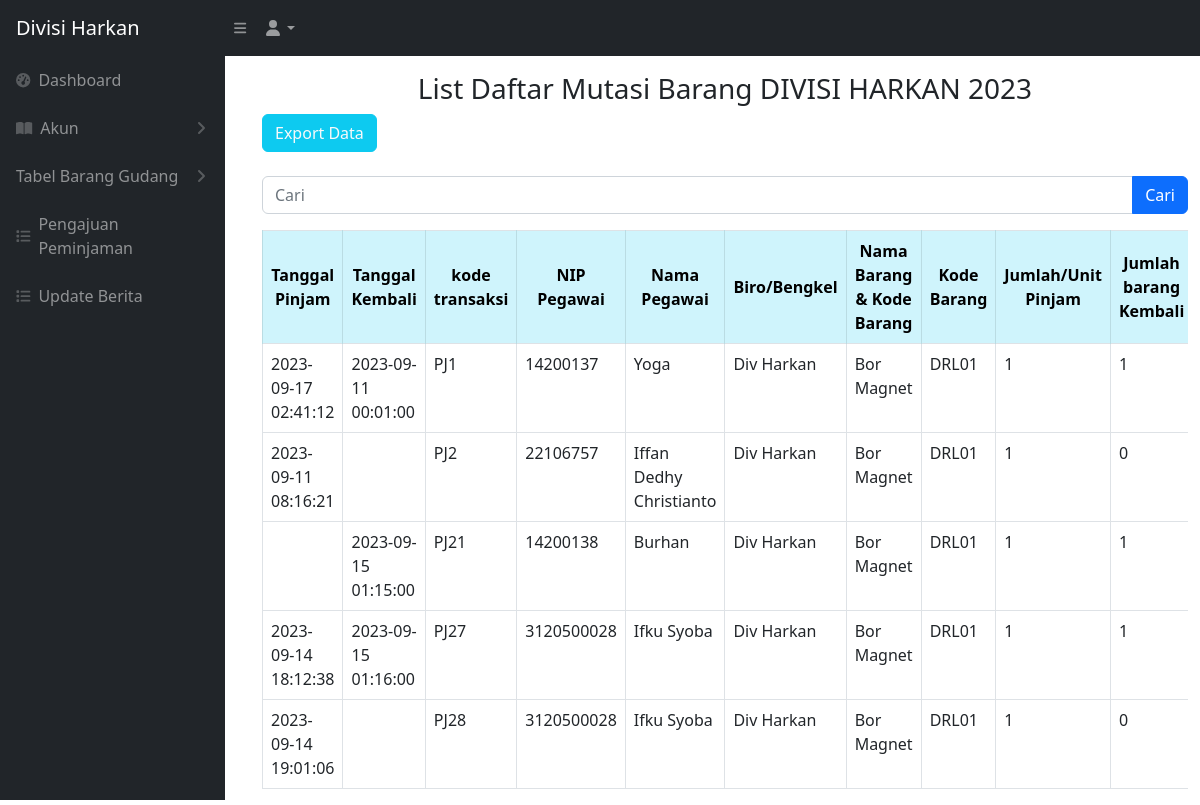
/mutasibarang.php (signed in), run on an earlier commit of the app's database.
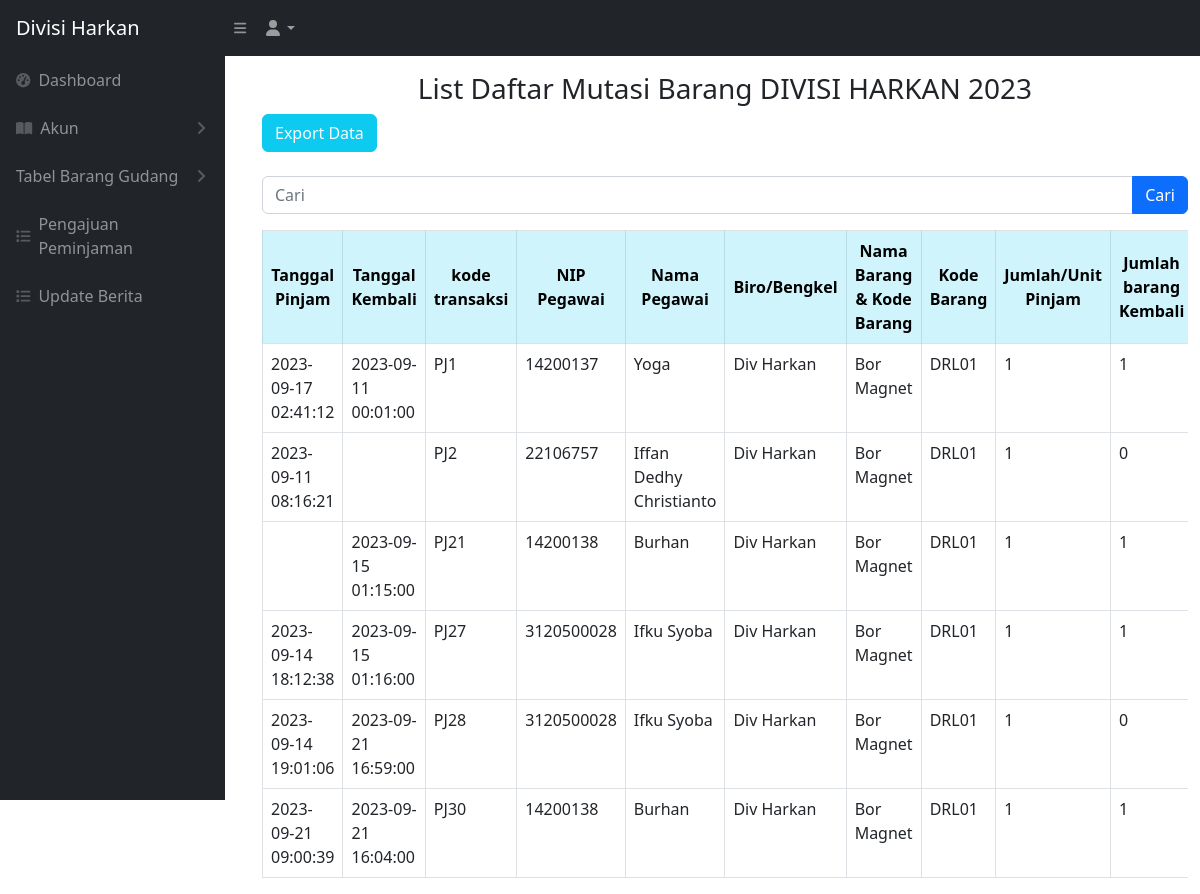
And on a later commit of the database.
### tables this page shows
CREATE TABLE `keluar_masuk_barang` (
  `idtransaksi` int NOT NULL,
  `kodetransaksi` varchar(200) NOT NULL,
  `tanggal` timestamp NULL DEFAULT NULL,
  `tanggal_pengajuan` timestamp NULL DEFAULT NULL,
  `tanggalkembali` timestamp NULL DEFAULT NULL,
  `jenisbarang` varchar(256) NOT NULL,
  `nip` varchar(512) NOT NULL,
  `namabarang` varchar(200) NOT NULL,
  `kodebarang` varchar(200) NOT NULL,
  `jumlahpinjam` int NOT NULL,
  `jumlahkembali` int DEFAULT '0',
  `jumlahrusak` int DEFAULT '0',
  `lokasi` varchar(500) NOT NULL,
  `lokasi_kembali` varchar(256) DEFAULT NULL,
  `keterangan` varchar(256) NOT NULL,
  `isApproved` int DEFAULT '0',
  `status` varchar(200) NOT NULL
);

CREATE TABLE `users` (
  `id_user` int NOT NULL,
  `nip_user` varchar(512) NOT NULL,
  `nama_user` varchar(512) NOT NULL,
  `password_user` varchar(512) NOT NULL,
  `divisi_id` int NOT NULL,
  `role_id` int NOT NULL
);

CREATE TABLE `divisi` (
  `iddivisi` int NOT NULL,
  `namadivisi` varchar(200) NOT NULL
);

### mutasibarang.php (the view, shortened to what the changed rows need)
<?php
require 'controller/koneksi.php';
$searchTerm = isset($_GET['cari']) ? $_GET['cari'] : '';
?>
<!DOCTYPE html>
<html lang="en">
<head>
    <link href="css/styles.css" rel="stylesheet" />
</head>
<body>
    <br>
    <br>
    <main id="main-content" class="<?= isset($_GET['sidebarClosed']) ? '' : 'main-with-sidebar' ?>">
        <div class="container -fluid">
            <br>
            <br>
            <div class="card-body">
                <div class="table table-responsive">
                    <table class="table table-bordered" id="dataTable" width="100" cellspacing="0">
                        <thead>
                            <tr>
                                <th class="table-info text-center align-middle">Tanggal Pinjam</th>
                                <th class="table-info text-center align-middle">Tanggal Kembali</th>
                                <th class="table-info text-center align-middle">kode transaksi</th>
                                <th class="table-info text-center align-middle">NIP Pegawai</th>
                                <th class="table-info text-center align-middle">Nama Pegawai</th>
                                <th class="table-info text-center align-middle">Biro/Bengkel</th>
                                <th class="table-info text-center align-middle">Nama Barang & Kode Barang</th>
                                <th class="table-info text-center align-middle">Kode Barang </th>
                                <th class="table-info text-center align-middle">Jumlah/Unit Pinjam</th>
                                <th class="table-info text-center align-middle">Jumlah barang Kembali</th>
                            </tr>
                        </thead>
                        <tbody>
                            <?php
                            if (!empty($searchTerm)) {
                                $searchResults = searchMutasiBarang($conn, $searchTerm);
                                while ($data = mysqli_fetch_array($searchResults)) {
                                    $tanggalpinjam = $data['tanggal'];
                                    $tanggalkembali = $data['tanggalkembali'];
                                    $kodetransaksi = $data['kodetransaksi'];
                                    $nip = $data['nip'];
                                    $namabarang = $data['namabarang'];
                                    $kodebarang = $data['kodebarang'];
                                    $jumlahpinjam = $data['jumlahpinjam'];
                                    $jumlahkembali = $data['jumlahkembali'];
                                    $jumlahrusak = $data['jumlahrusak'];
                                    $lokasi = $data['lokasi'];
                                    $lokasikembali = $data['lokasi_kembali'];
                                    $keterangan = $data['keterangan'];
                                    $status = $data['status'];
                                    $tanggalKembaliNull = null;
                                    $query_pegawai = "SELECT users.nama_user
                        FROM users
                        WHERE users.nip_user = '$nip'";
                                    $result_pegawai = mysqli_query($conn, $query_pegawai);
                                    $namapegawai = "-";
                                    if ($result_pegawai) {
                                        $row_pegawai = mysqli_fetch_assoc($result_pegawai);
                                        $namapegawai = $row_pegawai['nama_user'];
                                    }
                                    $query_divisi = "SELECT divisi.namadivisi
                        FROM users
                        INNER JOIN divisi ON users.divisi_id = divisi.iddivisi
                        WHERE users.nip_user = '$nip'";
                                    $result_divisi = mysqli_query($conn, $query_divisi);
                                    $namadivisi = "-";
                                    if ($result_divisi) {
                                        $row_divisi = mysqli_fetch_assoc($result_divisi);
                                        $namadivisi = $row_divisi['namadivisi'];
                                    }
                                    echo '<tr class="centered-cell">';
                                    echo '<td class="centered-cell">' . $tanggalpinjam . '</td>';
                                    echo '<td class="centered-cell">' . $tanggalkembali . '</td>';
                                    echo '<td class="centered-cell">' . $kodetransaksi . '</td>';
                                    echo '<td class="centered-cell">' . $nip . '</td>';
                                    echo '<td class="centered-cell">' . $namapegawai . '</td>';
                                    echo '<td class="centered-cell">' . $namadivisi . '</td>';
                                    echo '<td class="centered-cell">' . $namabarang . '</td>';
                                    echo '<td class="centered-cell">' . $kodebarang . '</td>';
                                    echo '<td class="centered-cell">' . $jumlahpinjam . '</td>';
                                    echo '<td class="centered-cell">' . $jumlahkembali . '</td>';
                                    echo '<td class="centered-cell">' . $jumlahrusak . '</td>';
                                    echo '<td class="centered-cell">' . $lokasi . '</td>';
                                    echo '<td class="centered-cell">' . $lokasikembali . '</td>';
                                    echo '<td class="centered-cell">' . $keterangan . '</td>';
                                    echo '<td class="centered-cell">';
                                    if ($tanggalkembali === $tanggalKembaliNull) {
                                        echo '<span class="badge text-bg-danger">Belum kembali</span>';
                                    } else if ($jumlahrusak > 0) {
                                        echo '<span class="badge text-bg-warning">Barang rusak/kurang lengkap</span>';
                                    } else {
                                        echo '<span class="badge text-bg-success">Sudah kembali</span>';
                                    }
                                    echo '</td>';
                                    echo '</tr>';
                                }
                            } else {
                                $ambilsemuadatastock = mysqli_query($conn, "SELECT * FROM keluar_masuk_barang WHERE isApproved = 1 OR isApproved = 3");
                                while ($data = mysqli_fetch_array($ambilsemuadatastock)) {
                                    $tanggalpinjam = $data['tanggal'];
                                    $tanggalkembali = $data['tanggalkembali'];
                                    $kodetransaksi = $data['kodetransaksi'];
                                    $nip = $data['nip'];
                                    $namabarang = $data['namabarang'];
                                    $kodebarang = $data['kodebarang'];
                                    $jumlahpinjam = $data['jumlahpinjam'];
                                    $jumlahkembali = $data['jumlahkembali'];
                                    $query_pegawai = "SELECT users.nama_user
                        FROM users
                        WHERE users.nip_user = '$nip'";
                                    $result_pegawai = mysqli_query($conn, $query_pegawai);
                                    $namapegawai = "-";
                                    if ($result_pegawai) {
                                        $row_pegawai = mysqli_fetch_assoc($result_pegawai);
                                        $namapegawai = $row_pegawai['nama_user'];
                                    }
                                    $query_divisi = "SELECT divisi.namadivisi
                        FROM users
                        INNER JOIN divisi ON users.divisi_id = divisi.iddivisi
                        WHERE users.nip_user = '$nip'";
                                    $result_divisi = mysqli_query($conn, $query_divisi);
                                    $namadivisi = "-";
                                    if ($result_divisi) {
                                        $row_divisi = mysqli_fetch_assoc($result_divisi);
                                        $namadivisi = $row_divisi['namadivisi'];
                                    }
                                    echo '<tr>';
                                    echo '<td>' . $tanggalpinjam . '</td>';
                                    echo '<td>' . $tanggalkembali . '</td>';
                                    echo '<td>' . $kodetransaksi . '</td>';
                                    echo '<td>' . $nip . '</td>';
                                    echo '<td>' . $namapegawai . '</td>';
                                    echo '<td>' . $namadivisi . '</td>';
                                    echo '<td>' . $namabarang . '</td>';
                                    echo '<td>' . $kodebarang . '</td>';
                                    echo '<td>' . $jumlahpinjam . '</td>';
                                    echo '<td>' . $jumlahkembali . '</td>';
                                    echo '</tr>';
                                }
                            }
                            ?>
                        </tbody>
                    </table>
                </div>
            </div>
    </main>
</body>
</html>

What changed in the data, as far as the page shows it:
changed keluar_masuk_barang "PJ28": tanggalkembali (not shown) → "2023-09-21 16:59:00"
now on this page (row edited): keluar_masuk_barang: tanggal "2023-09-21 09:00:39", tanggalkembali "2023-09-21 16:04:00", kodetransaksi "PJ30", nip "14200138", users.nama_user "Burhan", divisi.namadivisi "Div Harkan", namabarang "Bor Magnet", kodebarang "DRL01", jumlahpinjam "1", jumlahkembali "1"
